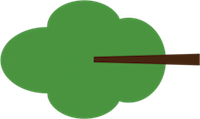
#> input picture experiments/sandbox_v1/utilities/image_components/tree.png, 200 x 119 px
$ python write_experiment_files.py   (Python 2 division)
#> lines starting #> are read from the running program, lines starting #| are printed output that depends on the picture
### experiments/3rdperson_v1/utilities/make_imgs.py
import sys
from PIL import Image
from PIL import ImageFont
from PIL import ImageDraw
import math
import pdb

def convert_white_to_transparent(img):
	datas = img.getdata()
	#pdb.set_trace()
	newData = []
	for item in datas:
		if item[0] >= 250 and item[1] >= 250 and item[2] >= 250:
			newData.append((255, 255, 255, 0))
		else:
			newData.append(item)

	img.putdata(newData)
	return img
# [12 lines left out: function convert_green_to_transparent, not called in this run]
def add_text(img,text, location, font_size):
 draw = ImageDraw.Draw(img)
 #font = ImageFont.load_default()
 font = ImageFont.truetype("/Library/Fonts/Arial.ttf", font_size)
 draw.text(location,text,(0,0,0),font=font)
 return img

def add_muscles(num_muscles, location, img, muscle_img):
	spacing = muscle_img.size[0]/2.
	curr_loc = location[0]
	location_y = location[1]

	for muscle in range(0,num_muscles):
		curr_loc = curr_loc + spacing
		img.paste(muscle_img,(int(curr_loc),location_y),mask=muscle_img)
	return img

def main(strengths, trees, dirname="stimuli/"):
    img_dir = "image_components/"
    filenames=[]
    image_arr = ['tree.png','fisherman.png','Background.png','road.png','pond.png','strength.png']
    images = map(Image.open, [img_dir+image for image in image_arr])

    widths, heights = zip(*(i.size for i in images))

    total_width = widths[2]
    max_height = heights[2]
    road_len = heights[3]

    letters = ['a','b','c','d','e','f','g','h','i','j','k']
    for scenario in range(0,len(trees)):
    	new_im = Image.new('RGB', (total_width, max_height))
    	new_im.paste(images[2], (0,0)) #just the background

    	road_position = total_width/2. - widths[3]/2. #subtract out half the road
    	new_im.paste(images[3], (int(road_position), 0)) #adding road

    	#Adding the trees
    	num_trees = trees[scenario]
    	tree_spacing = int((road_len-10.)/(num_trees+1))
    	tree_offset = 2

    	#Convert tree image to have transparency
    	tree_img = images[0]
    	tree_img = tree_img.convert('RGBA')
    	tree_img = convert_white_to_transparent(tree_img)
    	#pdb.set_trace()

    	scale_factor = 1./max(math.sqrt(num_trees/2.),1)
    	tree_img = tree_img.resize((int(widths[0]*scale_factor), int(heights[0]*scale_factor)))
    	#tree_img.convert('RGBA')
    	for tree in range(0,trees[scenario]):
    		new_im.paste(tree_img,(int(total_width/2.-tree_img.size[0]/2.),tree_offset),mask=tree_img)
    		tree_offset = tree_offset+tree_spacing

    	#Add in a number for easy understanding of number of trees
    	location = (int(total_width/2. - widths[3]*1.5), road_len+32)
    	new_im = add_text(new_im,"(# trees=" + str(num_trees) + ")", location, 32)


    	#Adding the fishermen
    	num_fishermen = len(strengths[0])
    	angle_shift = 180./(num_fishermen-1)
    	offset_overall = 0
    	center_y = road_len*2./3
    	curr_angle = 0#angle_shift/2.
    	offset_fishermen_x = 80
    	offset_fishermen_y = -20

    	radius_y = total_width/3.*4/5.
    	radius_x = total_width/3.*4/5.
    	#pdb.set_trace()
    	print num_fishermen
    	scale_factor = 1./max(math.sqrt((num_fishermen-2)/2.),1)
    	for fishermen in range(0,num_fishermen):
    		#print curr_angle
    		if curr_angle <= 90:
    			x_pos = total_width/2. - radius_x*math.cos(curr_angle*math.pi/180.)
    			y_pos = center_y+radius_y*math.sin(curr_angle*math.pi/180.)
    		else:
    			x_pos = total_width/2. + radius_x*math.cos((180. - curr_angle)*math.pi/180.)
    			y_pos = center_y+radius_y*math.sin((180.-curr_angle)*math.pi/180.)

    		pond = images[4].resize((int(widths[4]*scale_factor), int(heights[4]*scale_factor)))
    		pond_rad = pond.size[0]/2.

    		#Put the fishermen in - they need to be scaled and made transparent
    		fishermen_img = images[1].resize((int(widths[1]*scale_factor), int(heights[1]*scale_factor)))
    		fishermen_img = fishermen_img.convert('RGBA')
    		#pdb.set_trace()
    		#fishermen_img = convert_green_to_transparent(fishermen_img)

    		new_im.paste(pond,(int(x_pos - pond_rad), int(y_pos - pond_rad - offset_overall)), mask =pond)
    		if curr_angle <= 90:
    			fishermen_x = int(x_pos - pond_rad - offset_fishermen_x)
    			fishermen_y = int(y_pos + offset_fishermen_y-offset_overall)
    			new_im.paste(fishermen_img,(fishermen_x, fishermen_y),mask=fishermen_img)
    		else:
    			fishermen_x = int(x_pos + offset_fishermen_x)
    			fishermen_y = int(y_pos + offset_fishermen_y-offset_overall)
    			new_im.paste(fishermen_img,(fishermen_x, fishermen_y),mask=fishermen_img)

    		#Add fisherman labels
    		fontSize = 24
    		location = (int(x_pos-pond_rad),int(y_pos - pond_rad - fontSize*1.2))
    		new_im = add_text(new_im,"Fisherman " + letters[fishermen].upper(), location, fontSize)

    		location=(int(fishermen_x-60), int(fishermen_y+fishermen_img.size[1]+15))
    		curr_angle = curr_angle + angle_shift

    		new_im = add_text(new_im,"Strength: " , location, fontSize)

    		#Add in the muscles!

    		muscle_img = images[5].convert('RGBA')
    		muscle_img = muscle_img.resize((int(widths[5]*scale_factor/2.),int(heights[5]*scale_factor/2.)))
    		muscle_img = convert_white_to_transparent(muscle_img)
    		#pdb.set_trace()
    		new_im = add_muscles(strengths[scenario][fishermen], (location[0]+80,location[1]-int(muscle_img.size[1]/3.)), new_im, muscle_img)


    	filename = str(num_trees) + "_" + ''.join([a + str(b) for a,b in zip(letters,strengths[scenario])])
    	new_im.save(dirname + filename + '.png',"PNG")
    	filenames.append(filename+'.png')
    return filenames

'''if __name__ == "__main__"
	strengths = [[1,1,1,1,1,5], [1,1,1,1,5],[1,1,1,1,1,1,6]]
	trees = [5,4,6]
	filenames = main(strengths, trees)
	print filenames'''

### experiments/sandbox_v1/utilities/write_experiment_files.py
import make_imgs
import random
import itertools
import pdb
def write_stim_file(filenames,f_out):
	#single line of stim output
	stim_num = 1
	print >> f_out, '{\n"stim":['
	for i in range(0,len(filenames)-1):
		filename=filenames[i]
		print >> f_out, '{"ID":' + str(stim_num) + ',\n"image": "' + filename + '"},'
		stim_num = stim_num+1
	filename = filenames[-1]
	print >> f_out, '{"ID":' + str(stim_num) + ',\n"image": "' + filename + '"}'

	print >> f_out, '],\n"prompt": "<p>The fishermen need to collect fish to sell to the traders. It is very important that they clear the road and sell as many fish as possible!</p>",'
	print >> f_out, '"question": [{"question":"What should <b>fisherman A</b> do?"}]\n}'

def choose_stimuli():
	num_fishermen = [3]
	strengths = [1,2,3]
	num_trees = range(1,4)

	all_strengths = [[]]
	all_trees = []

	for num in num_fishermen:
		for trees in num_trees:
			for x in strengths:
				for y in strengths:
					for z in strengths:
						subset = (x, y, z)
						if sum(subset) > trees:
							#pdb.set_trace()
							all_trees.append(trees)
							all_strengths.append(subset)
						else:
							print trees
							print subset

	indexes = range(1,len(all_trees))
	print len(all_trees)
	random.shuffle(indexes)

	j = 1
	for i in range(0,len(all_trees),38):
		curr_strengths = [all_strengths[index] for index in indexes[i:(i+38)]]
		curr_trees = [all_trees[index] for index in indexes[i:(i+38)]]
		filenames = make_imgs.main(curr_strengths, curr_trees)
		f_out = open('stim'+str(j)+'.json','w')
		write_stim_file(filenames, f_out)
		j = j+1
		f_out.close()
#> this loop made 1 pass
#> (widths in main, heights in main, total_width in main, max_height in main, road_len in main) on pass 1: ((200, 200, 1244, 156, 200, 97), (119, 196, 664, 375, 110, 98), 1244, 664, 375)
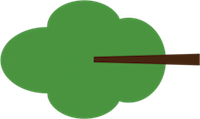
#> input picture experiments/sandbox_v1/utilities/image_components/tree.png, 200 x 119 px
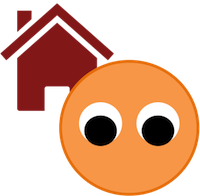
#> input picture experiments/sandbox_v1/utilities/image_components/fisherman.png, 200 x 196 px
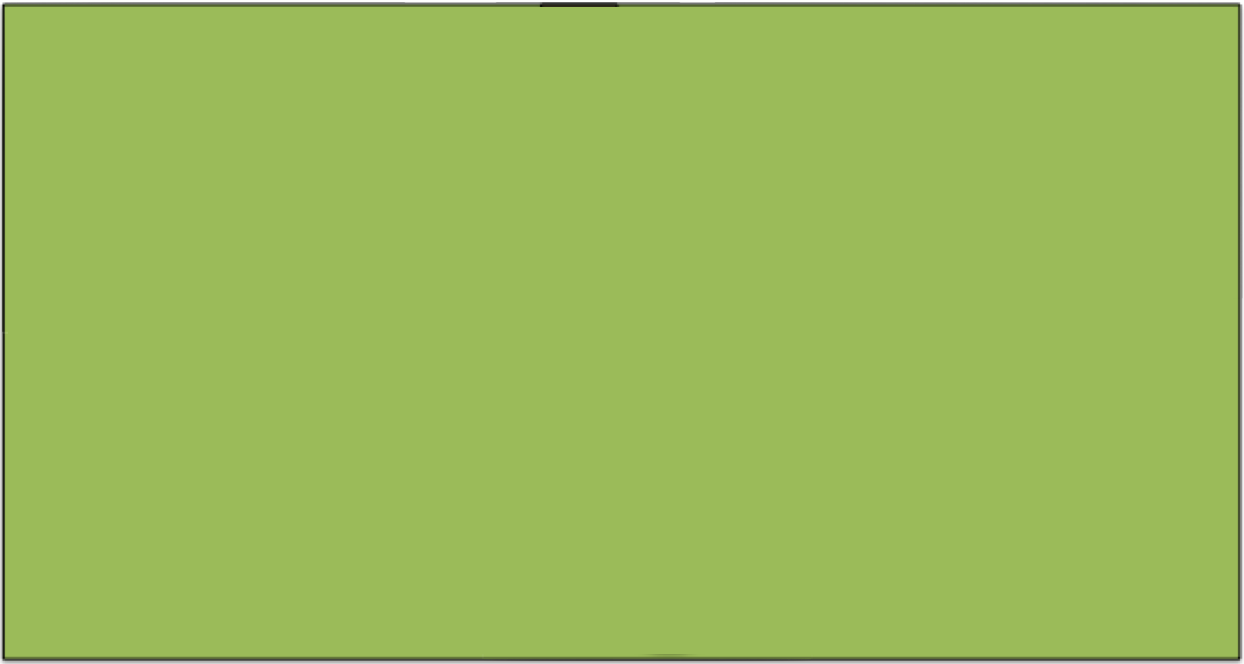
#> input picture experiments/sandbox_v1/utilities/image_components/Background.png, 1244 x 664 px
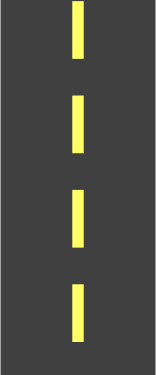
#> input picture experiments/sandbox_v1/utilities/image_components/road.png, 156 x 375 px
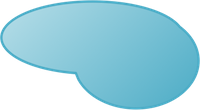
#> input picture experiments/sandbox_v1/utilities/image_components/pond.png, 200 x 110 px
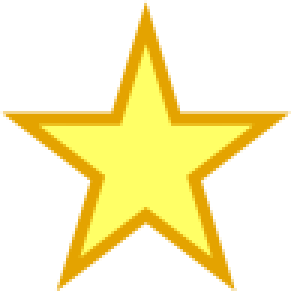
#> input picture experiments/sandbox_v1/utilities/image_components/strength.png, 97 x 98 px (shown 3 times larger)
#> pass 1, in main, `new_im.save(dirname + filename + '.png',"PNG")`:
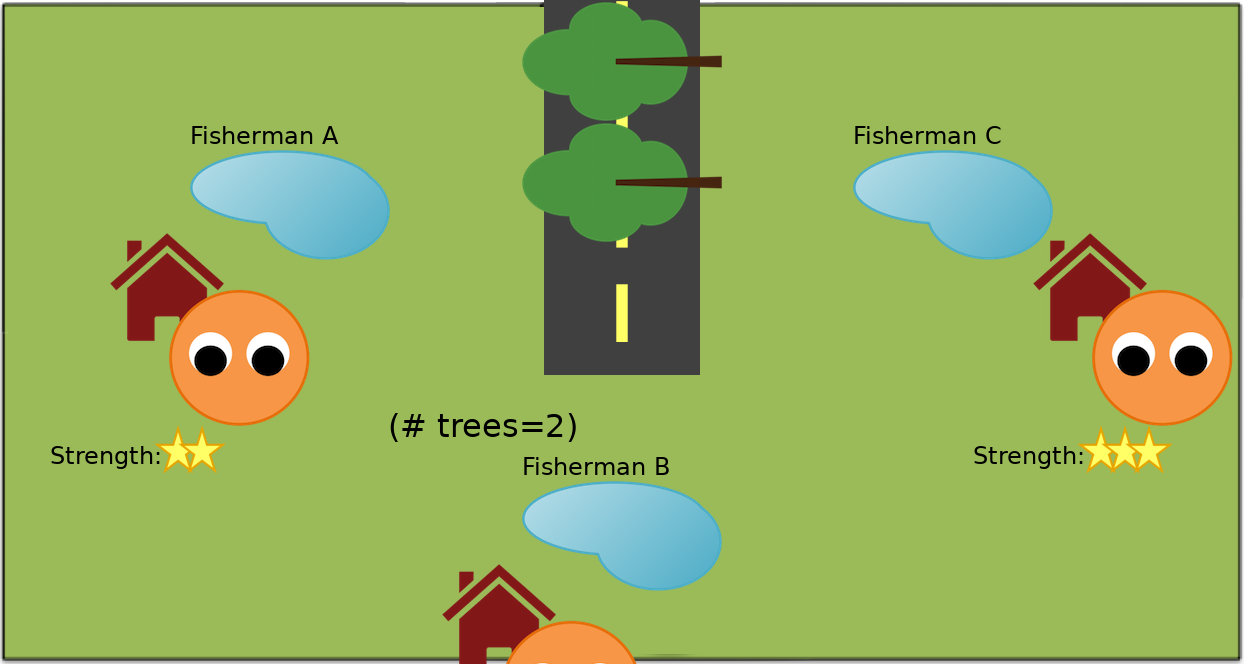
#> saved as 2_a2b2c3.png: PIL image 1244x664 RGB; mean R, G, B 148.5, 173.9, 92.4
#> pass 1, in main, `new_im.save(dirname + filename + '.png',"PNG")`:
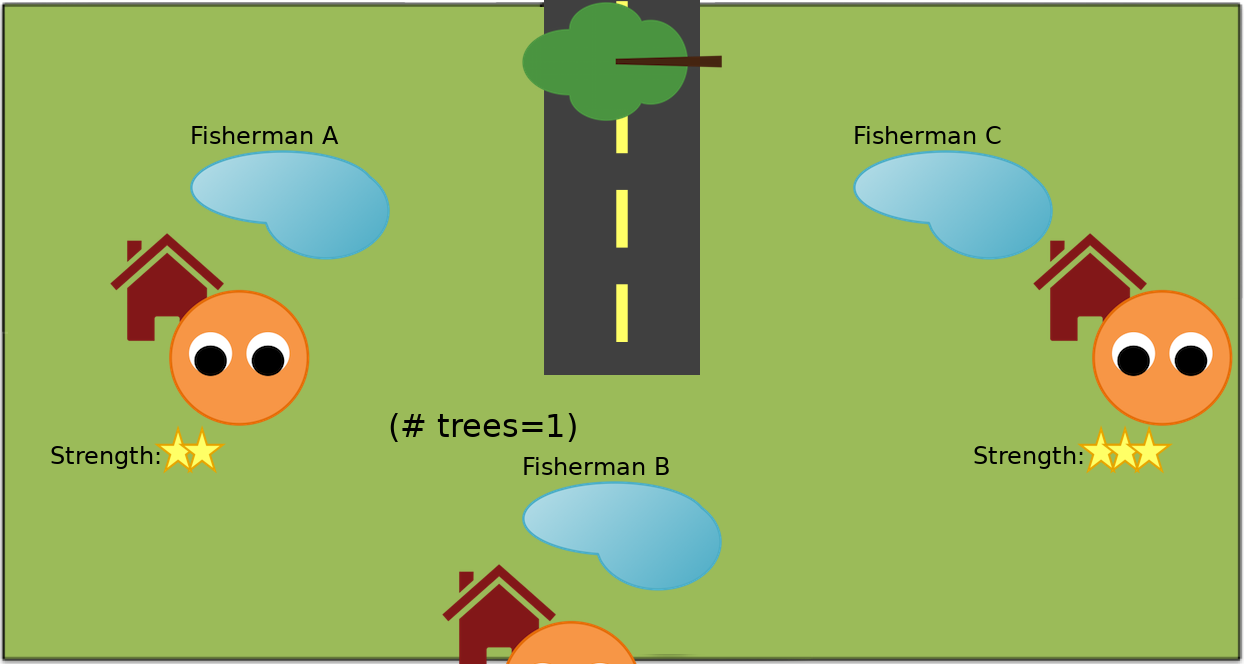
#> saved as 1_a2b1c3.png: PIL image 1244x664 RGB; mean R, G, B 148.7, 173, 92.6
		#pdb.set_trace()

#> (the run stopped early here; a loop or call above may not have finished)
